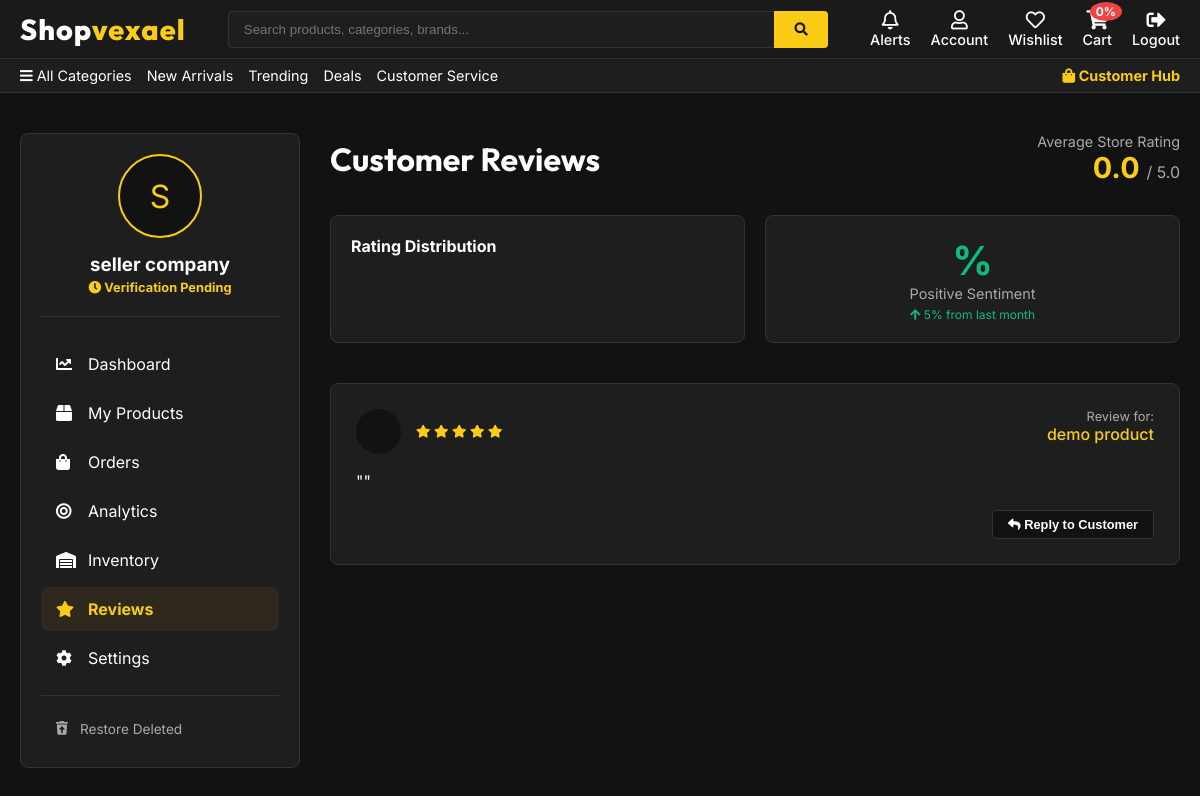
/seller_reviews/ (signed in), run on an earlier commit of the app's database.
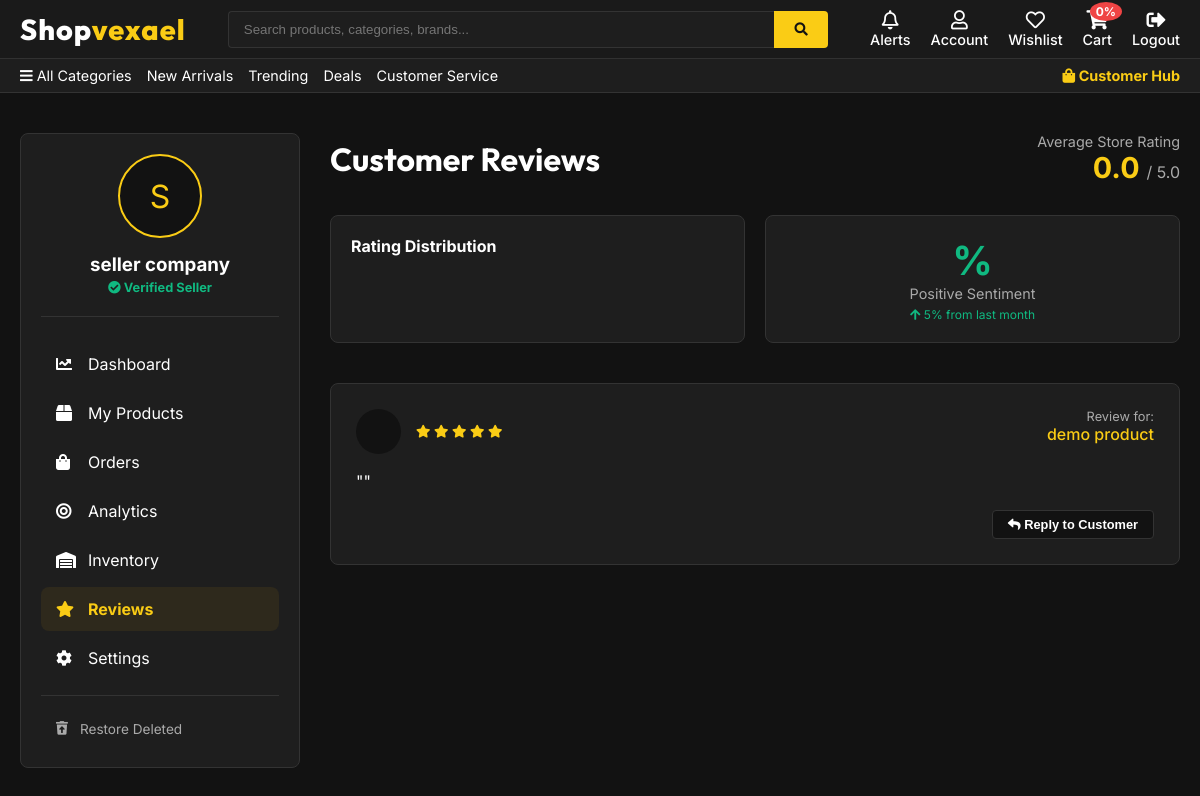
And on a later commit of the database.
### shop/views.py (the view, shortened to what this page needs)
# urls.py: path("seller_reviews/", views.seller_reviews, name="seller_reviews"),
@seller_required
def seller_reviews(request):
    seller = Seller.objects.get(user=request.user)
    reviews = Review.objects.filter(product__seller=seller).order_by('-datetime')
    return render(request, 'seller_reviews.html', {
        'seller': seller,
        'reviews': reviews,
        'cartItems': cartData(request)['cartItems']
    })

### shop/inherit.py (called while the page is built)
def cartData(request):
    unread_notifications = 0
    if request.user.is_authenticated:
        customer, created = Customer.objects.get_or_create(user=request.user, email=request.user.email, name=request.user.username)
        order, created = Order.objects.get_or_create(customer=customer, complete=False)
        items = order.orderitem_set.all()
        cartItems = order.get_cart_items
        unread_notifications = Notification.objects.filter(user=request.user, is_read=False).count()
    else:
        items = []
        order = {'get_cart_total':0, 'get_cart_items':0}
        cartItems = order['get_cart_items']
    return {'cartItems':cartItems, 'items':items, 'order':order, 'unread_notifications': unread_notifications}

### shop/models.py (called while the page is built)
    @property
    def get_cart_items(self):
        orderitems = self.orderitem_set.all()
        total = sum([item.quantity for item in orderitems])
        return total

### shop/templates/seller_reviews.html (shortened to what the changed rows need)
{% extends 'base.html' %}
{% load static %}
{% block body %}
<div style="padding: 40px 20px; max-width: 1400px; margin: 0 auto;">
    <div style="display: flex; gap: 30px; flex-wrap: wrap;">
        <div style="flex: 0 0 280px;">
            {% include 'seller_sidebar.html' %}
        </div>
        <div style="flex: 1; min-width: 600px;">
            <div style="display: flex; justify-content: space-between; align-items: center; margin-bottom: 30px;">
                <h1 style="margin: 0; font-family: 'Outfit', sans-serif;">Customer Reviews</h1>
            </div>
        </div>
    </div>
</div>
{% endblock %}

### shop/templates/seller_sidebar.html (shortened to what the changed rows need)
<div class="product-card" style="padding: 20px; position: sticky; top: 100px;">
    <div style="text-align: center; margin-bottom: 25px; padding-bottom: 20px; border-bottom: 1px solid var(--border-color);">
        <div style="width: 80px; height: 80px; background: var(--bg-dark); color: var(--accent-gold); border-radius: 50%; display: flex; align-items: center; justify-content: center; margin: 0 auto 15px; font-size: 2rem; border: 2px solid var(--accent-gold);">
            {{ seller.company_name|slice:":1"|upper }}
        </div>
        <h3 style="margin: 0;">{{ seller.company_name }}</h3>
        {% if seller.verified %}
            <span style="color: #10b981; font-size: 0.8rem; font-weight: bold;"><i class="fas fa-check-circle"></i> Verified Seller</span>
        {% else %}
            <span style="color: var(--accent-gold); font-size: 0.8rem; font-weight: bold;"><i class="fas fa-clock"></i> Verification Pending</span>
        {% endif %}
    </div>
</div>

What changed in the data, as far as the page shows it:
changed Seller "seller company": verified False → True (drawn)
Also different on the page:
text no longer shown: "Verification Pending"
text now shown: "Verified Seller"
